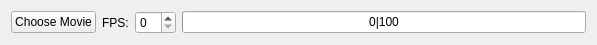
<?xml version="1.0" encoding="UTF-8"?>
<ui version="4.0">
 <class>SourceWidget</class>
 <widget class="QWidget" name="SourceWidget">
  <property name="geometry">
   <rect>
    <x>0</x>
    <y>0</y>
    <width>597</width>
    <height>41</height>
   </rect>
  </property>
  <property name="windowTitle">
   <string>Form</string>
  </property>
  <layout class="QHBoxLayout" name="horizontalLayout">
   <item>
    <widget class="QPushButton" name="pushButton_chooseMovie">
     <property name="text">
      <string>Choose Movie</string>
     </property>
    </widget>
   </item>
   <item>
    <widget class="QLabel" name="label_fps">
     <property name="text">
      <string>FPS:</string>
     </property>
    </widget>
   </item>
   <item>
    <widget class="QSpinBox" name="spinBox_fps"/>
   </item>
   <item>
    <widget class="QProgressBar" name="progressBar">
     <property name="maximum">
      <number>100</number>
     </property>
     <property name="value">
      <number>0</number>
     </property>
     <property name="format">
      <string>%v|%m</string>
     </property>
    </widget>
   </item>
  </layout>
 </widget>
 <resources/>
 <connections/>
</ui>
